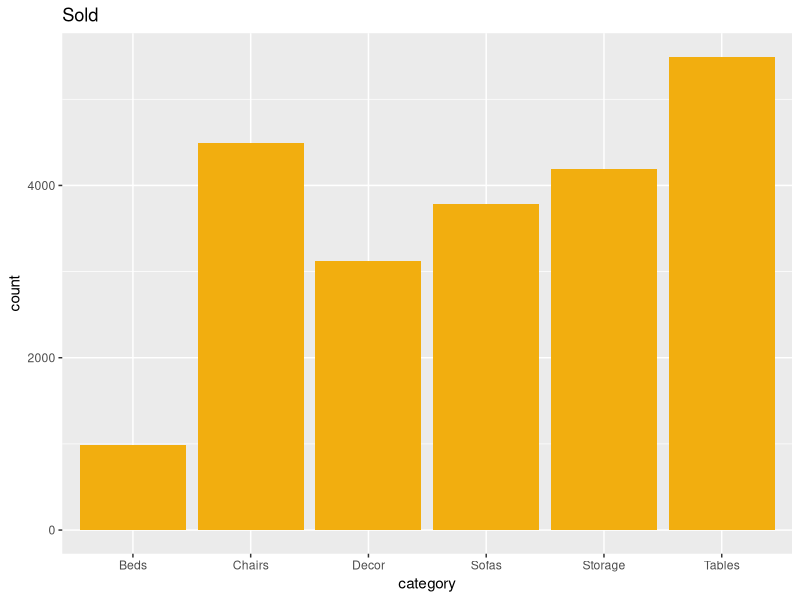
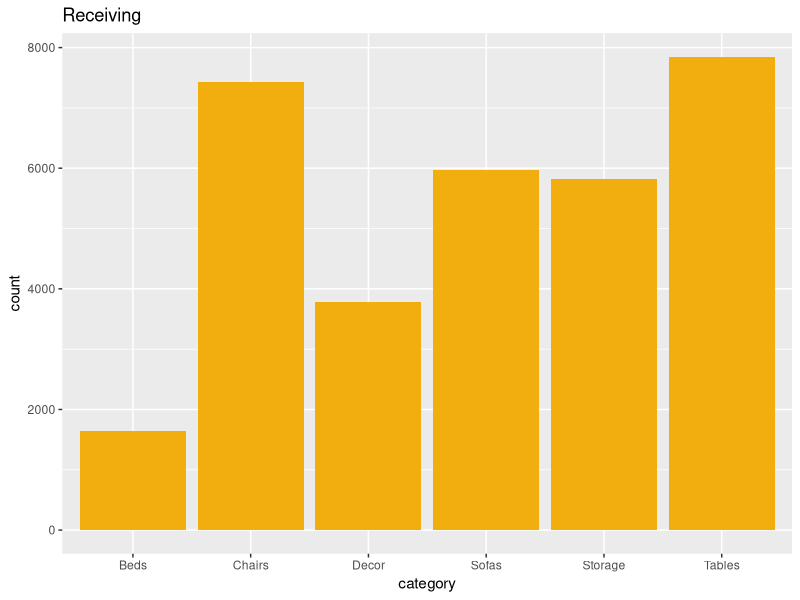
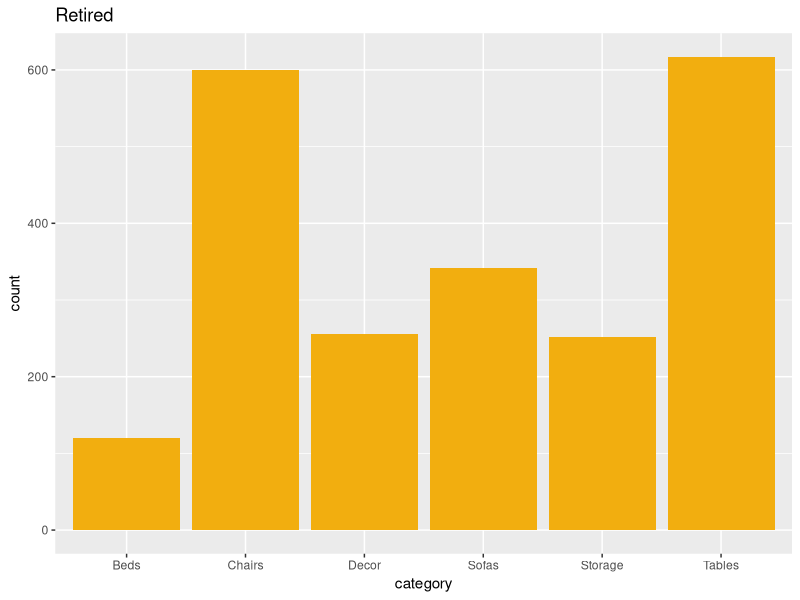
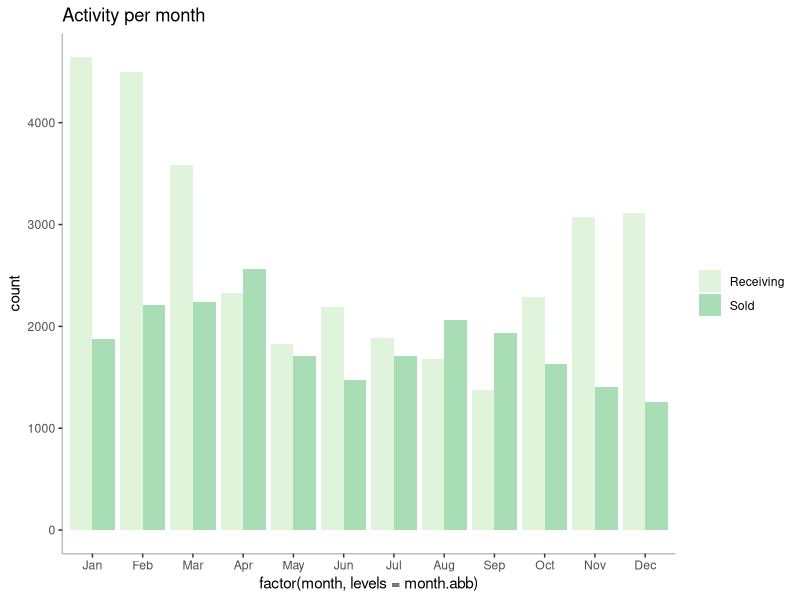
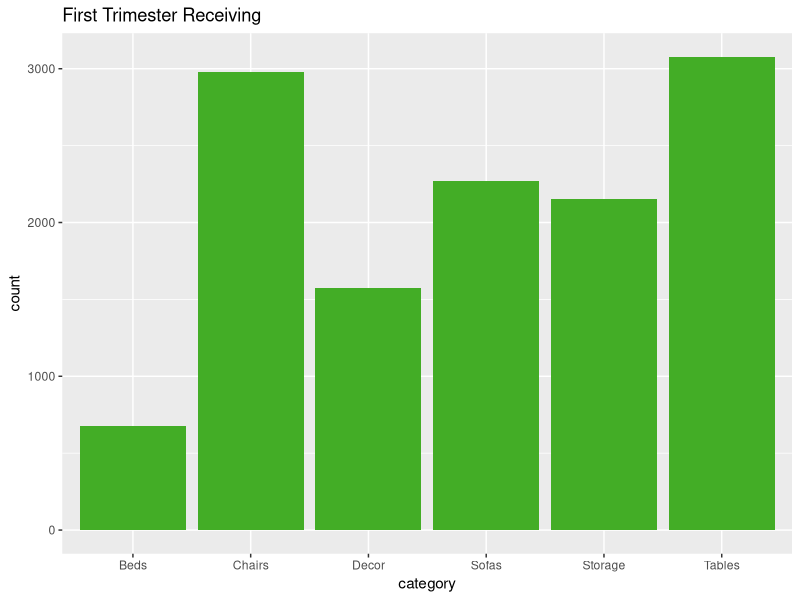

The R source for these figures, in order: (Note: this script raises an error after producing the figures.)
## ---- chunk 1
library(dplyr)
library(ggplot2)
## ---- chunk 2
setwd("/Users/marielpacada/kaiyo-traffic")
categories <- read.csv("categories.csv") 
warehouse <- read.csv("warehouse_flux.csv", stringsAsFactors = FALSE)

# remove duplicates 
warehouse$X <- NULL
warehouse <- unique(warehouse)

# join warehouse data with item categories
names(categories)[1] <- "category_id"
warehouse <- merge(warehouse, categories, by = "category_id")
warehouse$category_id <- NULL

# order by timestamp
warehouse$create_date <- strptime(warehouse$create_date, format = "%Y-%m-%d %H:%M:%S")
warehouse <- warehouse[order(warehouse$create_date),]

# parse month and year from timestamp + delete timestamp
warehouse$year <- as.factor(warehouse$create_date$year + 1900)
warehouse$month <- warehouse$create_date$mon + 1
warehouse$month <- month.abb[warehouse$month]
warehouse$create_date <- NULL
## ---- chunk 3
# which category is highest selling?
sold_data <- warehouse %>% 
               filter(status == "Sold")
ggplot(sold_data, aes(x = category)) + geom_bar(fill = "#F2AE0F") + labs(title = "Sold")

# which _datacategory do we see most of?
receiving_data <- warehouse %>%
                    filter(status == "Receiving")
ggplot(receiving_data, aes(category)) + geom_bar(fill = "#F2AE0F") + labs(title = "Receiving")

# which category is most retired?
retired_data <- warehouse %>% 
                  filter(status == "Retired")
ggplot(retired_data, aes(category)) + geom_bar(fill = "#F2AE0F") + labs(title= "Retired")
## ---- chunk 4
month_data <- warehouse %>% 
                filter(status == "Sold" | status == "Receiving")

ggplot(month_data, aes(x = factor(month, levels = month.abb), fill = status)) + geom_bar(position = position_dodge()) + labs(title = "Activity per month") +
theme(legend.title = element_blank(), panel.grid.major = element_blank(), panel.grid.minor = element_blank(), panel.background = element_blank(), axis.line = element_line(colour = "grey")) +
scale_fill_brewer(palette="GnBu")

# THE FIRST TRIMESTER -- CHECK WHICH CATEGORY OF ITEMS IS RECEIVING THE MOST -- SUGGEST THAT YOU COULD BE MORE SELECTIVE ABOUT THIS -- AND THEN RELATE THIS WITH RETIRED RATIO
## ---- chunk 5
first_tri <- warehouse %>% 
               filter(month == "Jan"|month == "Feb"|month == "Mar") %>% 
               filter(status == "Receiving") %>% 
               group_by(category) %>% 
               summarize(count = n())

ggplot(first_tri, aes(x = category, y = count)) + geom_bar(fill = "#43ad26", stat = "identity") + labs(title = "First Trimester Receiving")

## ---- chunk 6
sold_count_data <- sold_data %>%
                     group_by(category) %>% 
                     summarize(count = n())

receiving_count_data <- receiving_data %>% 
                          group_by(category) %>% 
                          summarize(count = n())

sold_ratio_data <- data.frame(
  category = levels(categories$category),
  sold_ratio = sold_count_data$count / receiving_count_data$count
)

ggplot(sold_ratio_data, aes(x = category, y = sold_ratio)) + geom_bar(fill = "#F2AE0F", stat = "identity") + labs(title = "Sold Ratio") 

# more people are probably buying decor because it is cheaper and a lower commitment 
## ---- chunk 7
retired_count_data <- retired_data %>%
                        group_by(category) %>% 
                        summarize(count = n())

retired_ratio_data <- data.frame(
  category = levels(categories$category),
  retired_ratio = retired_count_data$count / receiving_count_data$count
)

ggplot(retired_ratio_data, aes(x = category, y = retired_ratio)) + geom_bar(fill = "#F2AE0F", stat = "identity") + labs(title = "Retired Ratio")

## ---- chunk 8
third_of_year <- warehouse %>% 
                   filter(month == "Jan"|month == "Feb"|month == "Mar"|month == "Apr") %>%
                   filter(year == "2018"|year == "2019"|year == "2020")

# this should be two-thirds of the third_of_year data
pre_covid <- third_of_year %>% 
               filter(year != "2020")

# this should be one-third of the third-_of_year_data
covid <- third_of_year %>% 
           filter(year == "2020")

## ---- chunk 9
quad_activity <- function(activity) { 
  total <- length(third_of_year$status[third_of_year$status == activity])
  before <- length(pre_covid$status[pre_covid$status == activity])
  during <- length(covid$status[covid$status == activity])
  
  return(c(total, before, during))
}

sales <- quad_activity("Sold")
rec <- quad_activity("Receiving")

# this is two-thirds :) 
pre_covid_sales <- sales[2] / sales[1]
covid_sales <- sales[3] / sales[1]

# this actually suggests that the covid receiving is higher (should be 1/3 but is 1/2)
# possibly because people are moving out of tri-state area 
pre_covid_rec <- rec[2] / rec[1]
covid_rec <- rec[3] / rec[1]


pre_covid_sales
covid_sales
pre_covid_rec
covid_rec
## ---- chunk 10
# baseline 2018 and 2019 data
general_activity <- warehouse %>% 
                      filter(year != "2020") %>% 
                      group_by(year, status) %>% 
                      summarise(count = n())

general_yearly <- general_activity %>% 
                    group_by(year) %>% 
                    summarize(count = sum(count))

activity_yearly <- function(activity) {
  data <- general_activity %>%
            filter(status == activity)
  return(data)
}

# grew by nearly 75% 
receive_yearly <- activity_yearly("Receiving")

# not selling as much :( 
sold_yearly <- activity_yearly("Sold")

# increase by 40%
retire_yearly <- activity_yearly("Retired")
## ---- chunk 11
# some items are classified as two different categories!!!
all_received <- receiving_data %>% dplyr::select(status, subitem_id, category)
once_received <- all_received[!duplicated(all_received$subitem_id),]

repeat_received <- all_received %>% group_by(subitem_id) %>% summarize(count = n())
repeat_received <- merge(repeat_received, once_received, by = "subitem_id")
repeat_received <- repeat_received %>% 
                     filter(count > 1) %>% 
                     group_by(category) %>% 
                     summarize(count = n())

ggplot(repeat_received, aes(x = category, y = count)) + geom_bar(fill = "#43ad26", stat = "identity") + labs(title = "Which category is most re-received?")

# CHAIRS ARE RE-RECEIVED MOST OFTEN -- COMPARE THIS TO SOLD COUNT (IN THE BEGINNING) 
